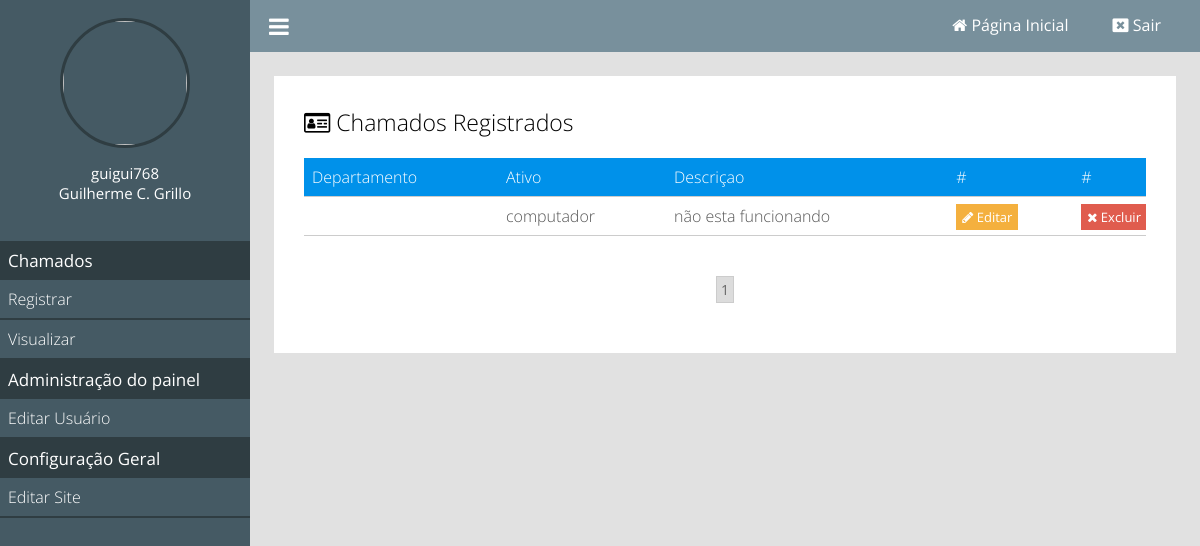
Before: /visualizar-chamados (signed in) with the older database file.
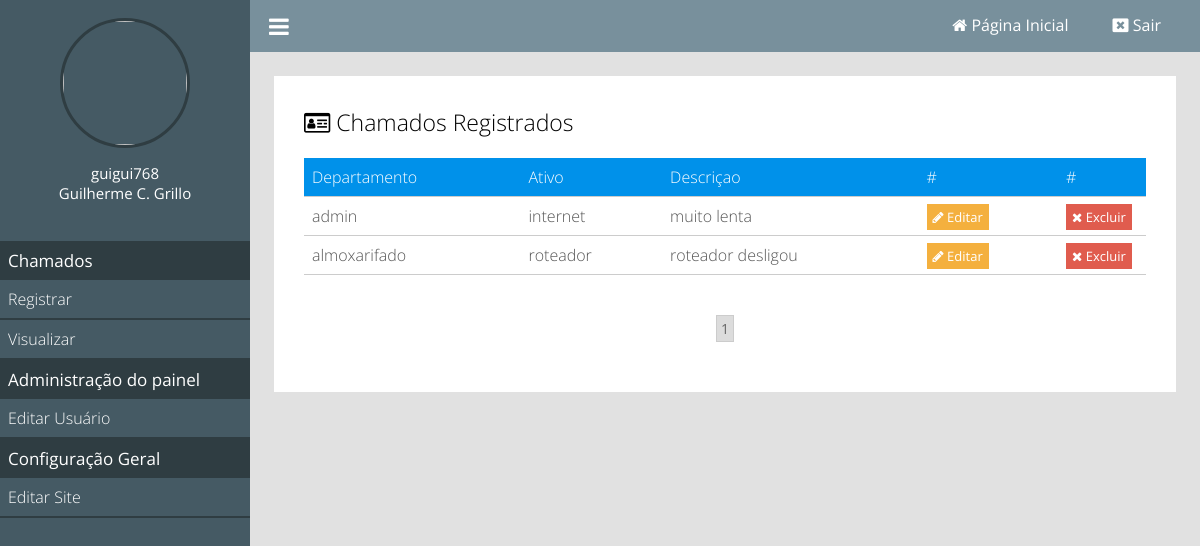
After: the same page with the newer database file.
### tables this page shows
CREATE TABLE `chamados` (
  `id` int(11) NOT NULL,
  `user_id` int(11) NOT NULL,
  `ativos_id` int(11) NOT NULL,
  `data` datetime NOT NULL DEFAULT current_timestamp(),
  `conteudo` text NOT NULL,
  `capa` varchar(255) DEFAULT NULL
);

CREATE TABLE `ativos` (
  `id` int(11) NOT NULL,
  `nome` varchar(255) NOT NULL
);

### classes/MySql.php (called while the page is built)
<?php
	class MySql{
		private static $pdo;
		public static function conectar(){
			if(self::$pdo == null){
				try{
				self::$pdo = new PDO('mysql:host='.HOST.';dbname='.DATABASE,USER,PASSWORD,array(PDO::MYSQL_ATTR_INIT_COMMAND => "SET NAMES utf8"));
				self::$pdo->setAttribute(PDO::ATTR_ERRMODE,PDO::ERRMODE_EXCEPTION);
				}catch(Exception $e){
					echo '<h2>Erro ao conectar</h2>';
				}
			}
			return self::$pdo;
		}
	}
?>

### pages/visualizar-chamados.php (the view, shortened to what this page needs)
<?php
	$paginaAtual = isset($_GET['pagina']) ? (int)$_GET['pagina'] : 1;
	$porPagina = 4;
	$chamados = Painel::selectAll('chamados',($paginaAtual - 1) * $porPagina,$porPagina);
?>
<div class="box-content">
	<h2><i class="fa fa-id-card-o" aria-hidden="true"></i> Chamados Registrados</h2>
	<div class="wraper-table">
	<table>
		<tr>
			<td>Departamento</td>
			<td>Ativo</td>
			<td>Descriçao</td>
			<td>#</td>
			<td>#</td>
		</tr>
		<?php
			foreach ($chamados as $key => $value) {
			$usuario = Painel::select('tb_admin.usuarios','id=?',array($value['user_id']))['user'];
			$nomeAtivo = Painel::select('ativos','id=?',array($value['ativos_id']))['nome'];
		?>
		<tr>
			<td><?php echo $usuario; ?></td>
			<td><?php echo $nomeAtivo; ?></td>
			<td><?php echo $value['conteudo']; ?></td>
			<td><a class="btn edit" href="<?php echo INCLUDE_PATH ?>editar-noticia?id=<?php echo $value['id']; ?>"><i class="fa fa-pencil"></i> Editar</a></td>
			<td><a actionBtn="delete" class="btn delete" href="<?php echo INCLUDE_PATH ?>gerenciar-noticias?excluir=<?php echo $value['id']; ?>"><i class="fa fa-times"></i> Excluir</a></td>
		</tr>
		<?php } ?>
	</table>
	</div>
	<div class="paginacao">
		<?php
			$totalPaginas = ceil(count(Painel::selectAll('tb_site.noticias')) / $porPagina);
			for($i = 1; $i <= $totalPaginas; $i++){
				if($i == $paginaAtual)
					echo '<a class="page-selected" href="'.INCLUDE_PATH.'gerenciar-noticias?pagina='.$i.'">'.$i.'</a>';
				else
					echo '<a href="'.INCLUDE_PATH.'gerenciar-noticias?pagina='.$i.'">'.$i.'</a>';
			}
		?>
	</div>
</div>

### index.php (shortened to what this page needs)
<?php
	include('config.php');
	if(Painel::logado() == false){
		include('login.php');
	}else{
		include('main.php');
	}
?>

### main.php (shortened to what this page needs)
<!DOCTYPE html>
<html>
<head>
	<link rel="stylesheet" href="<?php echo INCLUDE_PATH ?>estilo/font-awesome.min.css">
	<link href="<?php echo INCLUDE_PATH ?>estilo/style.css" rel="stylesheet" />
</head>
<body>
<div class="menu">
	<div class="menu-wraper">
	<div class="box-usuario">
		<?php
			if($_SESSION['img'] == ''){
		?>
			<div class="avatar-usuario">
				<i class="fa fa-user"></i>
			</div>
		<?php }else{ ?>
			<div class="imagem-usuario">
				<img src="<?php echo INCLUDE_PATH ?>uploads/<?php echo $_SESSION['img']; ?>" />
			</div>
		<?php } ?>
		<div class="nome-usuario">
			<p><?php echo $_SESSION['user']; ?></p>
			<p><?php echo $_SESSION['nome']; ?></p>
		</div>
	</div>
	<div class="items-menu">
		<h2>Chamados</h2>
		<a <?php selecionadoMenu('cadastrar-chamdo'); ?> href="<?php echo INCLUDE_PATH ?>cadastrar-chamado">Registrar</a>
		<a <?php selecionadoMenu('visualizar-chamdos'); ?> href="<?php echo INCLUDE_PATH ?>visualizar-chamados">Visualizar</a>
		<h2>Administração do painel</h2>
		<a <?php selecionadoMenu('editar-usuario'); ?> href="<?php echo INCLUDE_PATH ?>editar-usuario">Editar Usuário</a>
		<h2>Configuração Geral</h2>
		<a <?php selecionadoMenu('editar-site'); ?> href="<?php echo INCLUDE_PATH ?>editar-site">Editar Site</a>
	</div>
	</div>
</div>
<header>
	<div class="center">
		<div class="menu-btn">
			<i class="fa fa-bars"></i>
		</div>
		<div class="loggout">
			<a <?php if(@$_GET['url'] == ''){ ?> style="background: #60727a;padding: 15px;" <?php } ?> href="<?php echo INCLUDE_PATH?>"> <i class="fa fa-home"></i> <span>Página Inicial</span></a>
			<a href="<?php echo INCLUDE_PATH ?>?loggout"> <i class="fa fa-window-close"></i> <span>Sair</span></a>
		</div>
	</div>
</header>
<div class="content">
	<?php Painel::carregarPagina(); ?>
</div>
</body>
</html>

### config.php (shortened to what this page needs)
<?php
	function selecionadoMenu($par){
		$url = explode('/',@$_GET['url'])[0];
		if($url == $par){
			echo 'class="menu-active"';
		}
	}
?>

### classes/Painel.php (shortened to what this page needs)
<?php
	class Painel
	{
		public static function logado(){
			return isset($_SESSION['login']) ? true : false;
		}
		public static function carregarPagina(){
			if(isset($_GET['url'])){
				$url = explode('/',$_GET['url']);
				if(file_exists('pages/'.$url[0].'.php')){
					include('pages/'.$url[0].'.php');
				}else{
					header('Location: '.INCLUDE_PATH);
				}
			}else{
				include('pages/home.php');
			}
		}
		public static function selectAll($tabela,$start = null,$end = null){
			if($start == null && $end == null)
				$sql = MySql::conectar()->prepare("SELECT * FROM `$tabela` ORDER BY id DESC");
			else
				$sql = MySql::conectar()->prepare("SELECT * FROM `$tabela` ORDER BY id DESC LIMIT $start,$end");
			$sql->execute();
			return $sql->fetchAll();
		}
		public static function select($table,$query = '',$arr = ''){
			if($query != false){
				$sql = MySql::conectar()->prepare("SELECT * FROM `$table` WHERE $query");
				$sql->execute($arr);
			}else{
				$sql = MySql::conectar()->prepare("SELECT * FROM `$table`");
				$sql->execute();
			}
			return $sql->fetch();
		}
	}
?>

### estilo/style.css (style rules this page uses)
* { margin: 0; padding: 0; box-sizing: border-box; font-family: "Open Sans"; }
html,body { height: 100%; background: rgb(225,225,225); }
body { overflow-x: hidden; }
.center { padding:0 2%;margin:0 auto; }
.loggout { float: right; }
.loggout a { padding: 0 20px; position: relative; top: 4px; text-decoration: none; color: white; font-size: 16px; }
.loggout a > span { font-size: 16px; text-decoration: none; }
.menu-btn { float: left; cursor: pointer; font-size: 23px; color: white; }
.menu-wraper { width:250px; }
div.menu { overflow-x:hidden; overflow-y: auto; height: 100%; padding:10px 0; position: fixed; left: 0; top: 0; background: #455a64; float: left; width: 250px; }
header { position: relative; left: 250px; padding: 10px 0; background: #78909c; width: calc(100% - 250px); }
.content { width: calc(100% - 250px); position: relative; left: 250px; padding: 2%; }
.items-menu { margin-top: 30px; }
.items-menu h2 { text-align: left; font-weight: normal; font-size: 17px; background: #2F3D42; color: white; padding:8px; }
.items-menu a { display: block; padding: 8px; font-weight: 300; font-size: 16px; text-decoration: none; color: white; border-bottom: 2px solid #2F3D42; }
div.box-usuario { padding: 8px; text-align: center; }
.imagem-usuario { display: inline-block; width: 130px; height: 130px; position: relative; border-radius: 50%; border: 3px solid #2F3D42; }
.imagem-usuario img { position: absolute; left: 0; top: 0; width: 100%; height: 100%; border-radius: 50%; }
.nome-usuario { text-align: center; margin-top: 10px; }
.nome-usuario p { color: white; font-size: 15px; font-weight: normal; }
.box-content { background: white; padding: 30px; margin-bottom: 25px; }
.box-content h2 { font-weight: 300; font-size: 23px; }
.wraper-table { overflow-x: auto; }
table { font-weight: 300; min-width: 900px; margin:20px 0; width: 100%; border-collapse: collapse; }
table tr:nth-of-type(1) { background: #0091ea; color: white; }
table tr { border-bottom: 1px solid #ccc; }
table tr { color: #555; }
table td { padding: 8px; }
table a.btn { font-weight: normal; font-size: 13px; color: white; text-decoration: none; padding: 4px 6px; }
a.btn.edit { background: #F4B03E; }
a.btn.delete { background: #E05C4E; }
.paginacao { margin:20px 0; text-align: center; }
.paginacao a { font-size: 14px; margin:0 8px; display: inline-block; padding: 3px 4px; border: 1px solid #ccc; text-decoration: none; color: #666; }
.paginacao a.page-selected { background: rgb(220,220,220); }

Changed rows visible on the page:
removed chamados: ativos.nome "computador", conteudo "não esta funcionando"
added chamados: user.user "admin", ativos.nome "internet", conteudo "muito lenta"
added chamados: user.user "almoxarifado", ativos.nome "roteador", conteudo "roteador desligou"
